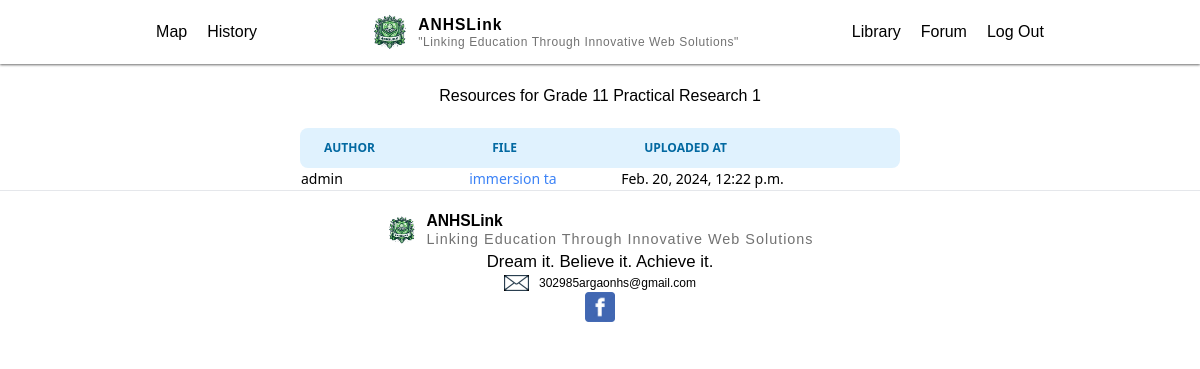
The page /show_resource/Grade 11/Practical Research 1/ (signed in) on the database its author committed.
### main/models.py (models this page shows, shortened)
class Resources (models.Model):
    name = models.CharField(max_length=100, default='Default Name')
    uuid = models.UUIDField(default=uuid.uuid4, editable=False, unique=True)
    subject = models.CharField(max_length=100)
    grade = models.CharField(max_length=100)
    file = models.FileField(upload_to= upload_to_function)
    author = models.ForeignKey(User, on_delete=models.CASCADE)
    uploaded_at = models.DateTimeField(auto_now_add=True)
    is_approved = models.BooleanField(default=False)

### main/views.py (the view)
# urls.py: path("show_resource/<grade>/<subject>/",views.show_resource, name="show_resource" ),
@login_required(login_url="/login")
def show_resource(request,grade,subject):
    resources = Resources.objects.filter(grade=grade,subject=subject, is_approved=True).order_by('-uploaded_at')
    return render(request,"main/resource.html",{"resources":resources,"subject":subject,"grade":grade,})

### main/templates/main/resource.html (shortened to what this page needs)
{% extends "main/base.html" %}
{% load static %}
{% block body %}
<div class="text-center p-5">
    <p>Resources for {{grade}} {{subject}}</p>
</div>
<div class="flex justify-center">
    <div class="relative overflow-x-auto w-1/2">
        <table class="w-full text-sm text-left rtl:text-right text-black-500 dark:text-black-400 ">
            <thead class="text-xs text-sky-700 uppercase bg-sky-100 dark:bg-sky-700 dark:text-sky-400">
                <tr>
                    <th scope="col" class="px-6 py-3 rounded-s-lg">
                        Author
                    </th>
                    <th scope="col" class="px-6 py-3">
                        File
                    </th>
                    <th scope="col" class="px-6 py-3 rounded-e-lg">
                        Uploaded at
                    </th>
                </tr>
            </thead>
            <tbody>
                {% for resource in resources %}
                <tr>
                    <td>
                        {{resource.author}}
                    </td>
                    <td>
                        <a href="{% url 'download' uuid=resource.uuid %}" class="text-blue-500">{{ resource.name }}</a>
                    </td>
                    <td>
                        {{resource.uploaded_at}}
                    </td>
                </tr>
                {%endfor%}
            </tbody>
        </table>
    </div>
</div>
{% endblock %}

### authentication/static/css/main.css (style rules this page uses)
html, :host { line-height: 1.5; -webkit-text-size-adjust: 100%; -moz-tab-size: 4; -o-tab-size: 4; tab-size: 4; font-family: ui-sans-serif, system-ui, sans-serif, "Apple Color Emoji", "Segoe UI Emoji", "Segoe UI Symbol", "Noto Color Emoji"; font-feature-settings: normal; font-variation-settings: normal; -webkit-tap-highlight-color: transparent; }
body { margin: 0; line-height: inherit; }
a { color: inherit; text-decoration: inherit; }
table { text-indent: 0; border-color: inherit; border-collapse: collapse; }
blockquote, dl, dd, h1, h2, h3, h4, h5, h6, hr, figure, p, pre { margin: 0; }
.relative { position: relative; }
.flex { display: flex; }
.w-1\/2 { width: 50%; }
.w-full { width: 100%; }
.justify-center { justify-content: center; }
.overflow-x-auto { overflow-x: auto; }
.rounded-e-lg { border-start-end-radius: 0.5rem; border-end-end-radius: 0.5rem; }
.rounded-s-lg { border-start-start-radius: 0.5rem; border-end-start-radius: 0.5rem; }
.bg-sky-100 { --tw-bg-opacity: 1; background-color: rgb(224 242 254 / var(--tw-bg-opacity)); }
.p-5 { padding: 1.25rem; }
.px-6 { padding-left: 1.5rem; padding-right: 1.5rem; }
.py-3 { padding-top: 0.75rem; padding-bottom: 0.75rem; }
.text-left { text-align: left; }
.text-center { text-align: center; }
.text-sm { font-size: 0.875rem; line-height: 1.25rem; }
.text-xs { font-size: 0.75rem; line-height: 1rem; }
.uppercase { text-transform: uppercase; }
.text-blue-500 { --tw-text-opacity: 1; color: rgb(59 130 246 / var(--tw-text-opacity)); }
.text-sky-700 { --tw-text-opacity: 1; color: rgb(3 105 161 / var(--tw-text-opacity)); }

### authentication/static/styles/styles.css (style rules this page uses)
body { margin: 0; padding: 0; }
a { text-decoration: none; }
p { font-family: sans-serif; }

### rows shown on the page
Resources: grade "Grade 11", subject "Practical Research 1", author "admin", name "immersion ta", uploaded_at "Feb. 20, 2024, 12:22 p.m."
